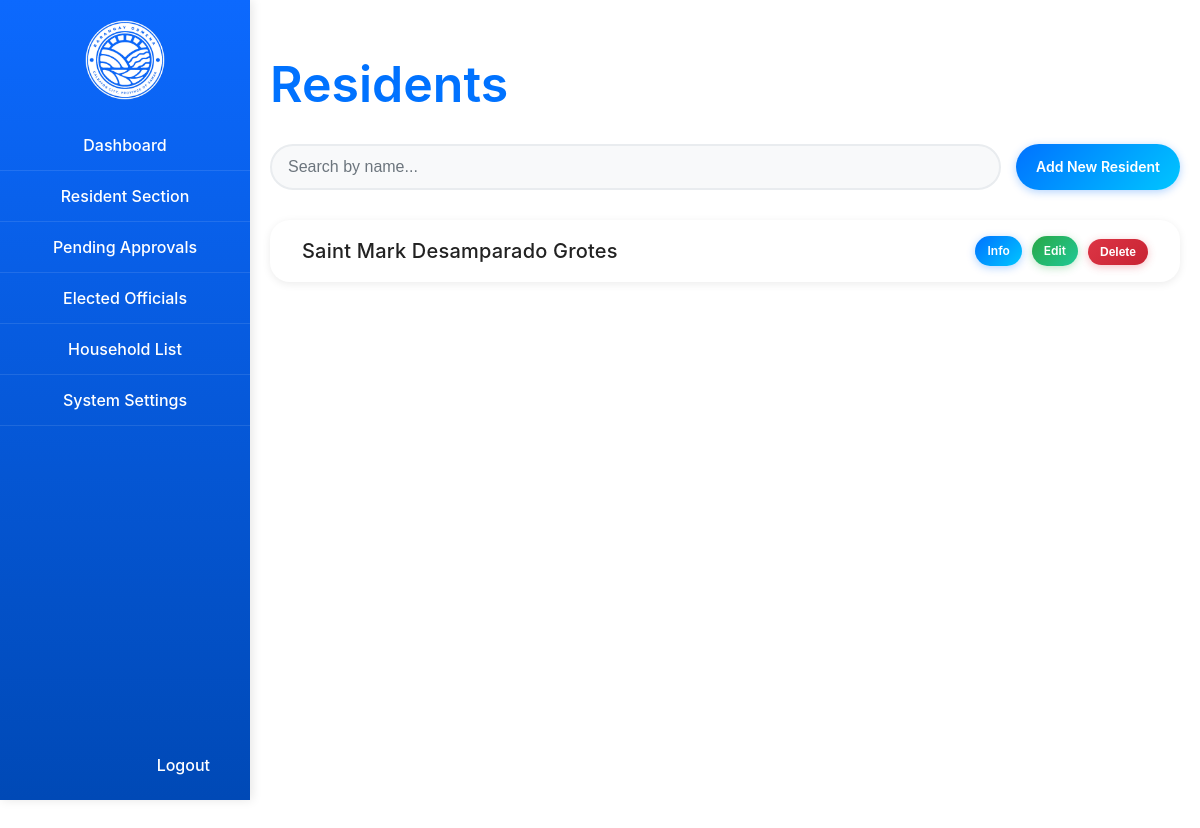
Page /residents (signed in) on the committed database.
### app.py (models this page shows)
class Resident(db.Model):
    id = db.Column(db.Integer, primary_key=True)
    last_name = db.Column(db.String(150), nullable=False)
    first_name = db.Column(db.String(150), nullable=False)
    middle_name = db.Column(db.String(150), nullable=False)
    gender = db.Column(db.String(10), nullable=False)
    age = db.Column(db.Integer, nullable=False)
    purok = db.Column(db.String(100), nullable=False)
    voter_status = db.Column(db.String(20), nullable=False, default='Voter')
    senior_citizen = db.Column(db.String(5), nullable=False, default='No')
    date_of_birth = db.Column(db.Date, nullable=True)
    place_of_birth = db.Column(db.String(150), nullable=True)
    civil_status = db.Column(db.String(50), nullable=True)
    citizenship = db.Column(db.String(100), nullable=True)
    occupation = db.Column(db.String(150), nullable=True)
    household_id = db.Column(db.Integer, db.ForeignKey('household.id'), nullable=True)
    household = db.relationship('Household', back_populates='members')

### app.py (the view)
@app.route('/residents')
@login_required
def residents():
    search = request.args.get('search', '').strip()
    query = Resident.query
    if search:
        query = query.filter(Resident.first_name.ilike(f'{search}%'))
    residents_list = query.order_by(Resident.first_name).all()
    return render_template('residents.html', residents=residents_list)

### app.py (called while the page is built)
@login_manager.user_loader
def load_user(admin_id):
    return Admin.query.get(int(admin_id))

### templates/residents.html (shortened to what this page needs)
{% extends "base.html" %}
{% block head %}
    <link rel="stylesheet" href="{{ url_for('static', filename='css/residents.css') }}">
        <main class="residents-container">
            <h1 class="residents-title">Residents</h1>
            <form method="GET" action="{{ url_for('residents') }}" class="residents-search-form">
                <input type="text" name="search" placeholder="Search by name..." value="{{ request.args.get('search', '') }}" class="search-input">
                <a href="{{ url_for('add_resident') }}" class="btn-primary">Add New Resident</a>
            </form>
            <ul class="residents-list">
                {% for resident in residents %}
                <li class="resident-card">
                    <span class="resident-name">
                        {{ resident.first_name }} {{resident.middle_name}} {{resident.last_name}}
                    </span>
                    <div class="resident-actions">
                        <a href="{{ url_for('resident_info', id=resident.id) }}" class="btn-primary btn-sm">Info</a>
                        <a href="{{ url_for('edit_resident', id=resident.id) }}" class="btn-success btn-sm">Edit</a>
                        <form method="POST" action="{{ url_for('delete_resident', id=resident.id) }}" style="display:inline;">
                            <button type="submit" class="btn-danger btn-sm" onclick="return confirm('Are you sure you want to delete this resident?');">Delete</button>
                        </form>
                    </div>
                </li>
                {% else %}
                <li class="resident-card text-center">No residents found.</li>
                {% endfor %}
            </ul>
        </main>
{% endblock %}

### static/css/main.css (style rules this page uses)
body { margin: 0; padding: 20px; font-family: 'SF Pro Display', -apple-system, BlinkMacSystemFont, 'Segoe UI', Roboto, sans-serif; background: url("../images/bg.png") no-repeat center center fixed; background-size: cover; min-height: 100vh; color: #333; }

### static/css/residents.css (style rules this page uses)
.residents-container { min-height: 100vh; padding-left: 250px; }
.residents-title { font-size: 50px; font-weight: 600; color: #0072ff; margin-bottom: 30px; text-align: left; position: relative; margin-left: 0; }
.residents-search-form { display: flex; align-items: left; gap: 15px; margin-bottom: 30px; flex-wrap: wrap; justify-content: center; }
.search-input { flex: 1; padding: 12px 16px; border: 2px solid #e9ecef; border-radius: 50px; font-size: 16px; background: #f8f9fa; transition: border-color 0.3s ease, box-shadow 0.3s ease; box-sizing: border-box; }
.search-input::placeholder { color: #6c757d; opacity: 1; }
.btn-primary, .btn-success, .btn-danger, .btn-sm { padding: 10px 20px; border: none; border-radius: 25px; font-size: 14px; font-weight: 600; cursor: pointer; text-decoration: none; display: inline-block; text-align: center; transition: all 0.3s ease; min-width: 100px; box-sizing: border-box; }
.btn-primary { background: linear-gradient(135deg, #0072ff 0%, #00c6ff 100%); color: #fff; box-shadow: 0 2px 8px rgba(0, 114, 255, 0.3); }
.btn-success { background: linear-gradient(135deg, #28a745 0%, #20c997 100%); color: #fff; box-shadow: 0 2px 8px rgba(40, 167, 69, 0.3); }
.btn-danger { background: linear-gradient(135deg, #dc3545 0%, #c82333 100%); color: #fff; box-shadow: 0 2px 8px rgba(220, 53, 69, 0.3); }
.btn-sm { padding: 6px 12px; font-size: 12px; min-width: auto; }
.residents-list { list-style: none; padding: 0; margin: 0; }
.resident-card { display: flex; align-items: center; background: #fff; border-radius: 20px; box-shadow: 0 2px 8px rgba(0,0,0,0.08); margin-bottom: 18px; padding: 16px 32px; gap: 18px; font-size: 20px; font-weight: 500; }
.resident-name { color: #222; font-size: 20px; font-weight: 500; text-decoration: none; letter-spacing: 0.01em; }
.resident-actions { margin-left: auto; display: flex; gap: 10px; align-items: center; }
a.btn-primary, a.btn-success { line-height: 1.5; display: inline-flex; align-items: center; justify-content: center; }

### rows in the picture
Resident: first_name "Saint Mark", middle_name "Desamparado", last_name "Grotes"
